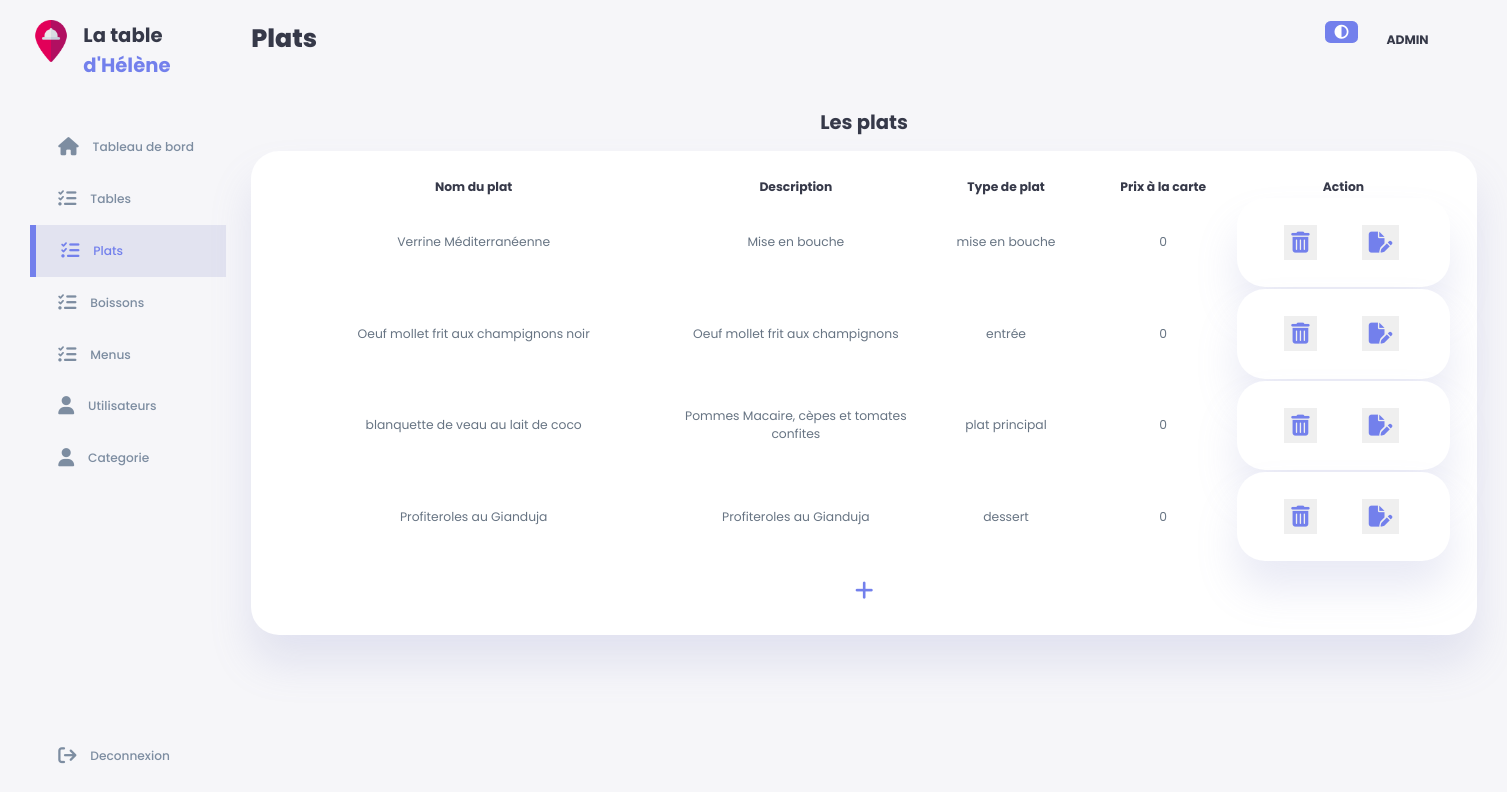
Screenshot of /index.php?page=plat (signed in) with the database file from the repository.
### tables this page shows
CREATE TABLE `plat` (
  `id_plat` int(11) NOT NULL,
  `nom_plat` varchar(50) NOT NULL DEFAULT 'nom du plat',
  `description` text NOT NULL,
  `type_plat` varchar(10) NOT NULL DEFAULT 'entplades',
  `PU_carte` float(11,2) NOT NULL DEFAULT 0.00,
  `id_sous_cat` int(11) DEFAULT 1,
  `vu` int(11) NOT NULL
);

CREATE TABLE `sous_categorie` (
  `id_sous_cat` int(11) NOT NULL,
  `id_cat` int(11) NOT NULL,
  `nom_sous_cat` varchar(30) NOT NULL,
  `ordre_aff_sous_cat` int(11) NOT NULL
);

### index.php (called while the page is built, shortened)
<?php
require_once("include/secu.php");

### view/admin/produit/plat.php (the view, shortened to what this page needs)
<?php
if($_SESSION["role"] == "admin"){
?>
    <!DOCTYPE html>
    <html lang="fr">
    <head>
        <link rel="stylesheet" href="/SGRC/css/style_admin/produit/produit.css">
        <link rel="stylesheet" href="/SGRC/css/style_admin/tableau_de_bord/tableau_de_bord.css">
    </head>
    <body>
        <div class="container">
            <aside>
                <div class="top">
                    <div class="logo">
                        <img src="/SGRC/image/img/source/logo.png" alt="logo du site" />
                        <h2>La table <span class="primary">d'Hélène</span></h2>
                    </div>
                </div>
                <div class="sidebar">
                    <a href="?page=tableau">
                        <i class="fa-solid fa-house"></i>
                        <h3>Tableau de bord</h3>
                    </a>
                    <a href="?page=table">
                        <i class="fa-solid fa-list-check"></i>
                        <h3>Tables</h3>
                    </a>
                    <a href="?page=plat" class="active">
                        <i class="fa-solid fa-list-check"></i>
                        <h3>Plats</h3>
                    </a>
                    <a href="?page=boisson">
                        <i class="fa-solid fa-list-check"></i>
                        <h3>Boissons</h3>
                    </a>
                    <a href="?page=menu">
                        <i class="fa-solid fa-list-check"></i>
                        <h3>Menus</h3>
                    </a>
                    <a href="?page=users">
                        <i class="fa-solid fa-user"></i>
                        <h3>Utilisateurs</h3>
                    </a>
                    <a href="?page=categorie">
                        <i class="fa-solid fa-user"></i>
                        <h3>Categorie</h3>
                    </a>
                    <a href="/SGRC/php/deconnexion.php">
                        <i class="fa-solid fa-arrow-right-from-bracket"></i>
                        <h3>Deconnexion</h3>
                    </a>
                </div>
            </aside>
            <main>
                <h1>Plats</h1>
                <div class="Produits">
                    <table class="table-grid">
                        <caption>
                            Les plats
                        </caption>
                        <thead>
                            <tr>
                                <th>Nom du plat</th>
                                <th>Description</th>
                                <th>Type de plat</th>
                                <th>Prix à la carte</th>
                                <th>Action</th>
                            </tr>
                        </thead>
                        <?php
                        foreach ($plats as $plat) {
                        ?>
                            <tbody>
                                <tr>
                                    <td><?php echo $plat['nom_plat']; ?></td>
                                    <td class="description-text"><?php echo $plat['description']; ?></td>
                                    <td><?php echo $plat['nom_sous_cat']; ?></td>
                                    <td><?php echo $plat['PU_carte']; ?></td>
                                    <td>
                                        <table>
                                            <tr>
                                                <td>
                                                    <form method="post" action="?page=suppr_plat">
                                                        <button type="submit" onclick="return confirm('êtes-vous sûr de vouloir supprimer')"><i class="fa-solid fa-trash-can"></i></button>
                                                    </form>
                                                </td>
                                                <td>
                                                    <form method="post" action="?page=modif_plat">
                                                        <button type="submit" value="modifier" class="btn btn-primary"><i class="fa-solid fa-file-pen"></i></button>
                                                    </form>
                                                </td>
                                            </tr>
                                        </table>
                                    </td>
                                </tr>
                            </tbody>
                        <?php
                        }
                        ?>
                        <tr class="add">
                            <td colspan="5">
                                <a href="?page=ajout_plat">
                                    <i class="fa-solid fa-plus"></i>
                                </a>
                            </td>
                        </tr>
                    </table>
                </div>
            </main>
            <div class="right">
                <div class="top">
                    <div class="theme-toggler" id="theme-toggler">
                        <i class="fa-solid fa-circle-half-stroke active"></i>
                    </div>
                    <div class="profil">
                        <div class="info">
                        <br>
                        <p style="text-transform: uppercase;"><b><?php echo $_SESSION['role'] ?></b></p>
                        </div>
                        <div class="profil-photot">
                        </div>
                    </div>
                </div>
            </div>
        </div>
    </body>
    </html>
    <?php
}else {
    echo ("vous n'avez pas le droit d'être là");
    header("Location:../../../index.php");
    exit();
}
?>

### css/style_admin/produit/produit.css (style rules this page uses)
main { margin-top: 1.4rem; }
main .Produits { margin-top: 2rem; display: grid; grid-template-columns: repeat(2, 1fr); gap: 1.6rem; }
.table-grid:nth-child(1) { grid-column: 1 / 3; }
main .Produits i { padding: 0.5rem; color: var(--color-primary); font-size: 1.5rem; }
main .Produits table caption { font-size: 1.4rem; font-weight: bold; text-align: center; margin: 1.5rem 0 1rem 0; }
main .Produits table { background: var(--color-white); width: 100%; border-radius: var(--card-border-radius); padding: var(--card-padding); text-align: center; box-shadow: var(--box-shadow); transition: all 300ms ease; }
main table tbody td { height: 2.8rem; border-bottom: 1px solid var(--color-light); color: var(--color-dark-variant); }
.add td i { margin-top: 10px; }
main table tbody tr:last-child td { border: none; }
.description-text { word-wrap: break-word; width: 250px; }

### css/style_admin/tableau_de_bord/tableau_de_bord.css (style rules this page uses)
:root { --color-primary: #7380ec; --color-danger: #ff7782; --color-success: #41f1b6; --color-warning: #ffbb55; --color-white: #fff; --color-info-dark: #7d8da1; --color-info-light: #dce1eb; --color-dark: #363949; --color-light: rgba(132, 139, 200, 0.18); --color-primary-variant: #111e88; --color-dark-variant: #677483; --color-background: #f6f6f9; --color-scroll: #e5e5e5; --card-border-radius: 2rem; --boder-radius-1: 0.4rem; --boder-radius-2: 0.8rem; --boder-radius-3: 1.2rem; --card-padding: 1.8rem; --padding-1: 1.2rem; --box-shadow: 0 2rem 3rem var(--color-light); }
* { margin: 0; padding: 0; outline: 0; appearance: none; border: 0; text-decoration: none; list-style: none; box-sizing: border-box; }
html { font-size: 14px; }
body { width: 100vw; height: 100vh; font-family: poppins, sans-serif; font-size: 0.88rem; background-color: var(--color-background); user-select: none; overflow-x: hidden; color: var(--color-dark); zoom: 100%; }
.container { display: grid; width: 96%; margin: 0 auto; gap: 1.8rem; grid-template-columns: 14rem auto; }
a { color: var(--color-dark); }
img { display: block; width: 100%; }
h1 { font-weight: 800; font-size: 1.8rem; }
h2 { font-size: 1.4rem; }
h3 { font-size: 0.87rem; }
.profil-photot { width: 2.8rem; height: 2.8rem; border-radius: 50%; overflow: hidden; }
p { color: var(--color-dark-variant); }
b { color: var(--color-dark); }
.primary { color: var(--color-primary); }
aside { height: 100vh; }
aside .top { display: flex; align-items: center; justify-content: space-between; margin-top: 1.4rem; }
aside .logo { display: flex; gap: 0.8rem; }
aside .logo img { width: 3rem; height: 3rem; }
aside .sidebar { display: flex; flex-direction: column; height: 86vh; position: relative; top: 3rem; }
aside h3 { font-weight: 500; }
aside .sidebar a { display: flex; color: var(--color-info-dark); margin-left: 2rem; gap: 1rem; align-items: center; position: relative; height: 3.7rem; transition: all 300ms ease; }
aside .sidebar a i { font-size: 1.3rem; }
aside .sidebar a i { transition: all 300ms ease; }
aside .sidebar a:last-child { position: absolute; bottom: 2rem; width: 100%; }
aside .sidebar a.active { background: var(--color-light); color: var(--color-primary); margin-left: 0; }
aside .sidebar a.active:before { content: ""; width: 6px; height: 100%; background: var(--color-primary); }
aside .sidebar a.active i { color: var(--color-primary); margin-left: calc(1rem - 3px); }
main { margin-top: 1.4rem; }
main table tbody td { height: 0rem; border-bottom: 1px solid var(--color-light); color: var(--color-dark-variant); }
main table tbody tr:last-child td { border: none; }
.right { margin-top: 1.4rem; }
.right .top { display: flex; justify-content: end; gap: 2rem; }
.right .theme-toggler { background: var(--color-light); display: flex; justify-content: space-between; align-items: center; height: 1.6rem; width: 2.4rem; cursor: pointer; border-radius: var(--boder-radius-1); }
.right .theme-toggler i { font-size: 1rem; width: 100%; height: 100%; display: flex; align-items: center; justify-content: center; }
.right .theme-toggler i.active { background: var(--color-primary); color: #fff; border-radius: var(--boder-radius-1); }
.right .top .profil { display: flex; gap: 2rem; text-align: right; }
.right .top { position: fixed; top: 0; left: 0; align-items: center; padding: 0 0.8rem; height: 4.6rem; width: 100%; margin: 0; z-index: 2; }

### rows the page displays
plat: nom_plat "Verrine Méditerranéenne", description "Mise en bouche", id_sous_cat.nom_sous_cat "mise en bouche", PU_carte "0"
plat: nom_plat "Oeuf mollet frit aux champignons noir", description "Oeuf mollet frit aux champignons", id_sous_cat.nom_sous_cat "entrée", PU_carte "0"
plat: nom_plat "blanquette de veau au lait de coco", description "Pommes Macaire, cèpes et tomates confites", id_sous_cat.nom_sous_cat "plat principal", PU_carte "0"
plat: nom_plat "Profiteroles au Gianduja", description "Profiteroles au Gianduja", id_sous_cat.nom_sous_cat "dessert", PU_carte "0"

### other values shown
$_SESSION['role'] "ADMIN"
